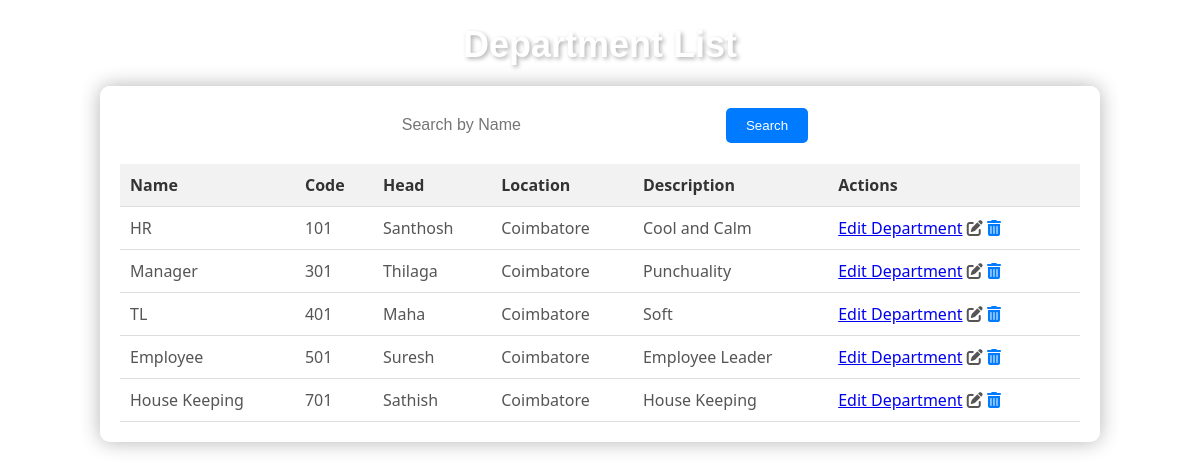
The app's page /Dlist/ with its own data.
### TaskApp/models.py (models this page shows, shortened)
class Department(models.Model):
    name = models.CharField(max_length=100,unique=True)
    code = models.CharField(max_length=20, unique=True)
    head = models.CharField(max_length=100)
    location = models.CharField(max_length=100)
    description = models.TextField()

### TaskApp/views.py (the view)
# urls.py: path('Dlist/', views.department_list, name='Dlist'),
def department_list(request):
    departments = Department.objects.all()
    total_departments = departments.count()
    context = {
        'departments': departments,
        'total_departments': total_departments
    }
    return render(request, 'Dlist.html', context)

### TaskApp/templates/Dlist.html (shortened to what this page needs)
<!DOCTYPE html>
<html lang="en">
<head>
    <link rel="stylesheet" href="https://cdnjs.cloudflare.com/ajax/libs/font-awesome/6.0.0-beta3/css/all.min.css">
</head>
<body>
    <h1>Department List</h1>
    <div class="container">
         <div class="search-container">
            <form method="POST" action="{% url 'search_department' %}">
                <input type="text" id="name" name="name" value="{{ query_name }}" placeholder="Search by Name">
                <button type="submit">Search</button>
            </form>
        </div>
        <div class="table-container">
            <table>
                <thead>
                    <tr>
                        <th>Name</th>
                        <th>Code</th>
                        <th>Head</th>
                        <th>Location</th>
                        <th>Description</th>
                        <th>Actions</th>
                    </tr>
                </thead>
                <tbody>
                    {% for department in departments %}
                        <tr>
                            <td>{{ department.name }}</td>
                            <td>{{ department.code }}</td>
                            <td>{{ department.head }}</td>
                            <td>{{ department.location }}</td>
                            <td>{{ department.description }}</td>
                            <td>
                                <a href="{% url 'edit_department' department_id=department.id %}">Edit Department</a>
                                <i class="fas fa-edit"></i></a>
                                <a href="{% url 'delete_department' department.pk %}" class="delete-icon"><i class="fas fa-trash-alt"></i></a>
                            </td>
                        </tr>
                    {% endfor %}
                </tbody>
            </table>
        </div>
    </div>
</body>
</html>

### TaskApp/templates/Dlist.html (style rules this page uses)
body { font-family: 'Segoe UI', Tahoma, Geneva, Verdana, sans-serif; margin: 0; padding: 0; background-image: url('https://source.unsplash.com/1600x900/?department'); background-size: cover; background-position: center; color: black; }
h1 { text-align: center; margin-bottom: 20px; font-family: 'Poppins', sans-serif; font-size: 36px; color: #fff; text-shadow: 2px 2px 4px rgba(0, 0, 0, 0.3); }
.container { width: 80%; margin: 0 auto; background-color: rgba(255, 255, 255, 0.9); padding: 20px; border-radius: 10px; box-shadow: 0 0 20px rgba(0, 0, 0, 0.3); }
.table-container { overflow-x: auto; }
table { width: 100%; border-collapse: collapse; }
th, td { padding: 10px; text-align: left; border-bottom: 1px solid #dddddd; }
th { background-color: #f2f2f2; font-weight: 600; color: #333; }
td { font-weight: 400; color: #555; }
.search-container { display: flex; justify-content: center; align-items: center; margin-bottom: 20px; }
.search-container input[type=text] { width: 300px; padding: 10px; border: none; border-radius: 5px; font-size: 16px; background-color: rgba(255, 255, 255, 0.8); margin-right: 10px; transition: background-color 0.3s, box-shadow 0.3s; }
.search-container button { padding: 10px 20px; border: none; border-radius: 5px; background-color: #007bff; color: #ffffff; cursor: pointer; transition: background-color 0.3s; }
.edit-icon, .delete-icon { color: #007bff; margin-right: 10px; cursor: pointer; transition: color 0.3s; }

### records on screen
Department: name "HR", code "101", head "Santhosh", location "Coimbatore", description "Cool and Calm"
Department: name "Manager", code "301", head "Thilaga", location "Coimbatore", description "Punchuality"
Department: name "TL", code "401", head "Maha", location "Coimbatore", description "Soft"
Department: name "Employee", code "501", head "Suresh", location "Coimbatore", description "Employee Leader"
Department: name "House Keeping", code "701", head "Sathish", location "Coimbatore", description "House Keeping"
